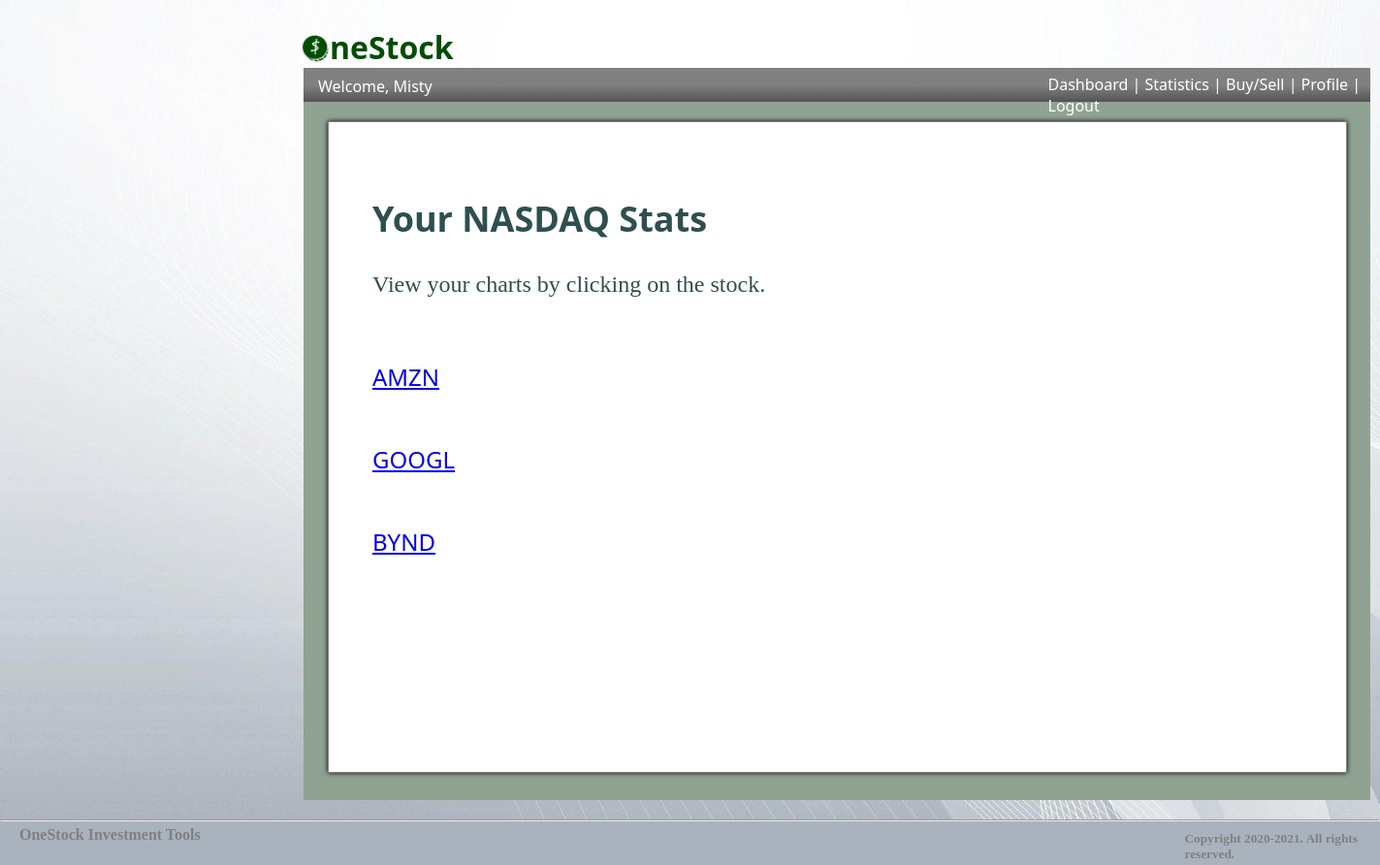
The page /stats (signed in) on the database its author committed.
### stock_reboot_app/models.py (models this page shows)
class User(models.Model):
    first_name = models.CharField(max_length=255)
    last_name = models.CharField(max_length=255)
    username = models.CharField(max_length=255)
    email = models.EmailField(max_length=255)
    password = models.CharField(max_length=255)
    updated_at = models.DateTimeField(auto_now=True)
    created_at = models.DateTimeField(auto_now_add = True)
    objects = UserManager()

class Stock(models.Model):
    stock_name = models.CharField(max_length=45)
    created_at = models.DateTimeField(auto_now_add = True)
    updated_at = models.DateTimeField(auto_now= True)
    user = models.ForeignKey(User, related_name = "stocks", on_delete = models.CASCADE)
    news_url = models.TextField()
    nasdaq_url = models.TextField()
    objects = StockManager()

### stock_reboot_app/views.py (the view)
# urls.py: path('stats', views.stats),
def stats(request):
    if 'user_id' not in request.session:
        return redirect('/')
    this_user = User.objects.filter(id = request.session['user_id'])
    this_stock = Stock.objects.filter(user_id = request.session['user_id'])
    number_of_stocks = len(Stock.objects.filter(user=User.objects.get(id = request.session['user_id'])))
    portfolio = Stock.objects.filter(user=User.objects.get(id = request.session['user_id']))
    progress_dict = []
    context = {
            "current_user" : this_user[0].first_name,
            "progress_dict": progress_dict,
            "this_stock": this_stock,
            "number_of_stocks": number_of_stocks,
            "portfolio": portfolio,
        }
    return render(request, "nasdaq.html", context)

### stock_reboot_app/templates/nasdaq.html (shortened to what this page needs)
<!DOCTYPE html>
<html lang = "en">
<head>
    {% load static %}
    <link rel="stylesheet" href="{% static 'index.css' %}">
</head>
<body id="wavy-body">
    <div id="floating-logo">
        <img id="logo" src="{% static 'artsy_white_logo.png' %}" alt="one stock logo"><h1 id="one-stock-dash">neStock</h1>
    </div>
    <div id="dash-all">
        <div id="navbar">
            <h3 id="dash-welcome"> Welcome, {{ current_user }} </h3>
            <div id="dash-links-feed">
                <a href="/success"> Dashboard </a> | <a href="/stats"> Statistics </a> | <a href="/buy_sell">Buy/Sell</a> | <a href="/profile">Profile</a> | <a href="/logout">Logout</a>
            </div>
        </div>
        <div id="dash-stuff">
            <div id="dash-stats-buy">
                <h2 id="">Your NASDAQ Stats</h2>
                <div id="dash-news-all-new">
                    {% if number_of_stocks == 0 %}
                        <p id ="dash-news-all-p">You have no stocks in your portfolio. To get started, click <a id ="dash-news-all-a" href="/profile">here</a>.</p>
                    {% else %}
                        <p id="you-have-new-news">View your charts by clicking on the stock.</p>
                        <br>
                    <div id="small-news-container">
                        {% for stock in portfolio %}
                            <li><a id="" href="/graph/{{ stock.stock_name }}">{{ stock.stock_name }}</a></li>
                            <br>
                        {% endfor %}
                    </div>
                {% endif %}
                </div>
            </div>
        </div>
    </div>
    <hr id="">
    <div id="feed-bottom-line">
        <h4>OneStock Investment Tools</h4>
        <h5>Copyright 2020-2021. All rights reserved.</h5>
    </div>
</body>
</html>

### stock_reboot_app/static/index.css (style rules this page uses)
#logo { padding-top: 16px; margin-left: 10px; width: 30px; height: 30px; }
body { margin: 0px; background-color:lightgray; }
div { margin-bottom: 20px; }
hr { margin: 0px; padding: 0px; }
h4 { height: 10px; margin: 0px; padding-left: 20px; padding-top: 5px; color: grey; }
h5 { height: 10px; margin: 0px; padding-left: 1070px; padding-top: 5px; color: grey; }
p { font-family: Calibri; }
#dash-links-feed { margin-left: 420px; margin-top: 6px; text-decoration: none; flex:1; color: white; font-family: 'Segoe UI', Tahoma, Geneva, Verdana, sans-serif; font-weight: lighter; }
#dash-links-feed a { color: white; text-decoration: none; }
#wavy-body { margin-top: 0px; padding-top: 0px; background: url(grey_bg.jpg); background-size: cover; }
#floating-logo { display: flex; height: 40px; margin-left: 300px; margin-top: 20px; padding: 0px; margin-bottom: 0px; }
#one-stock-dash { color:#004d03; margin-top: 7px; padding-left: 0px; font-family: 'Segoe UI', Tahoma, Geneva, Verdana, sans-serif; transform: scale(1, 1); }
#navbar { display: flex; background: rgb(128,128,128); background: linear-gradient(180deg, rgba(128,128,128,1) 52%, rgba(83,83,83,1) 100%); height: 35px; width: 100%; margin-top: 10px; margin-left: 243px; margin-bottom: 0px; }
#dash-welcome { flex:1; color: white; font-family: 'Segoe UI', Tahoma, Geneva, Verdana, sans-serif; font-weight: lighter; margin-left: 15px; margin-top: 8px; font-size: 1em; }
#dash-all { width: 1100px; margin-left: 70px; }
#dash-stuff { background-color: #90a392; height: 700px; margin: 0px; padding-left: 40px; padding: 0px; width: 100%; margin-left: 243px; padding-top: 20px; }
li { font-size: .5em; height: 20px; list-style-type: none; }
#you-have-new-news { font-size: .5em; margin-bottom: 0px; margin-top: 20px; }
#feed-bottom-line { display: flex; background-color: rgb(169, 179, 189); padding-bottom: 25px; margin-bottom: 0px; }
#feed-bottom-line h4 { flex: 1; }
#feed-bottom-line h5 { flex: 1; width: 100px; margin-top: 10px; margin-left: 1000px; padding: 0px; }
#dash-stats-buy { background-color: white; padding-left: 45px; padding-top: 45px; padding-bottom: 25px; padding-right: 25px; margin-top: 20px; margin-left: 25px; margin-top: 0px; height: 600px; width: 89%; font-family: 'Segoe UI', Tahoma, Geneva, Verdana, sans-serif; font-weight: lighter; font-size: 1.5em; color: darkslategrey; border: 2px solid grey; border-width: thin; border-color: grey; overflow: hidden; -moz-box-shadow: 0px 0px 20px black; -webkit-box-shadow: 0px 0px 10px black; box-shadow: 0px 0px 5px black; }
#dash-news-all-new { font-size: 2em; }

### rows shown on the page
User: first_name "Misty"
Stock: stock_name "AMZN"
Stock: stock_name "GOOGL"
Stock: stock_name "BYND"
